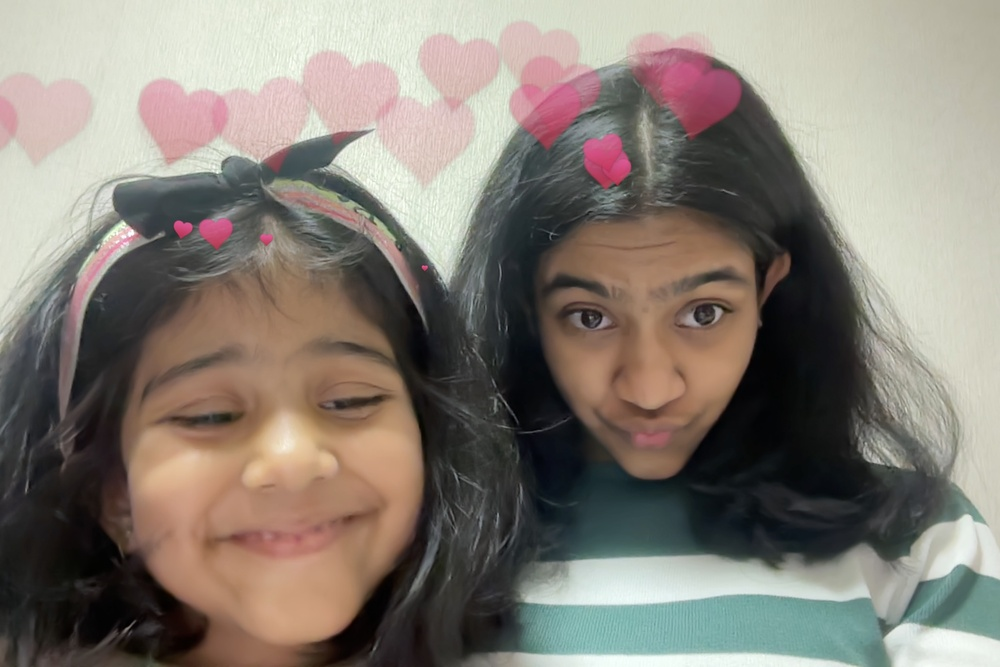
#> input picture photo.jpg, 1000 x 667 px, shrunk from 2062 x 1376 before the run
$ python annotation.py
#> lines starting #> are read from the running program, lines starting #| are printed output that depends on the picture
import cv2
import matplotlib.pyplot as plt

image_path = "photo.jpg"
image = cv2.imread(image_path)
#> image is the input picture: shape (667, 1000, 3); mean B, G, R 117.2, 126.1, 134

image_rgb = cv2.cvtColor(image, cv2.COLOR_BGR2RGB)

height, width,_ = image_rgb.shape
#> height = 667; width = 1000

rect1_width, rect1_height = 150, 150
top_left1 = (20, 20)

bottom_rightl = (top_left1[0] + rect1_width, top_left1[1] + rect1_height)
cv2.rectangle(image_rgb, top_left1, bottom_rightl, (0, 255,
255), 3)

rect2_width, rect2_height = 200,150
top_left2 = (width-rect2_width-20, height-rect2_height -20)
#> top_left2 = (780, 497)
bottom_right2 = (top_left2[0] + rect2_width, top_left2[1] + rect2_height)
#> bottom_right2 = (980, 647)
cv2.rectangle(image_rgb,top_left2,bottom_right2,(255,0,255),3)

center1_x = top_left1[0] + rect1_width // 2
center1_y = top_left1[1] + rect1_height // 2
center2_x = top_left2[0] + rect2_width // 2
#> center2_x = 880
center2_y = top_left2[1] + rect2_height // 2
#> center2_y = 572
cv2.circle(image_rgb,(center1_x,center1_y),15,(0,255,0),-1)
cv2.circle(image_rgb,(center2_x,center2_y),15,(0,255,0),-1)

cv2.line(image_rgb,(center1_x,center1_y),(center2_x,center2_y),(0,255,0),3)

font=cv2.FONT_HERSHEY_SIMPLEX

cv2.putText(image_rgb,'Region 1',(top_left1[0],top_left1[1]-10),font,0.7,(255,255,255),2,cv2.LINE_AA)

cv2. putText(image_rgb, 'Region 2', (top_left2[0], top_left2[1] - 10), font, 0.7, (255, 255, 255), 2, cv2. LINE_AA)

cv2. putText(image_rgb, 'Center 1', (center1_x - 40, center1_y + 40), font, 0.6, (0, 255, 0), 2, cv2. LINE_AA)

cv2. putText (image_rgb, 'Center 2', (center2_x - 40, center2_y + 40), font, 0.6, (0, 255, 0), 2, cv2. LINE_AA)

arrow_start = (width-50,20)
#> arrow_start = (950, 20)
arrow_end=(width-50,height-20)
#> arrow_end = (950, 647)

cv2.arrowedLine(image_rgb, arrow_start, arrow_end, (255,
255, 0), 3, tipLength=0.05)

cv2.arrowedLine(image_rgb, arrow_end, arrow_end, (255,
255,0), 3, tipLength=0.05)

height_label_position=(arrow_start[0]-150,(arrow_start[1]+arrow_end[1])//2)
#> height_label_position = (800, 333)
cv2. putText(image_rgb, f'Height: {height}px',
height_label_position, font, 0.8, (255, 255, 0), 2,
cv2.LINE_AA)
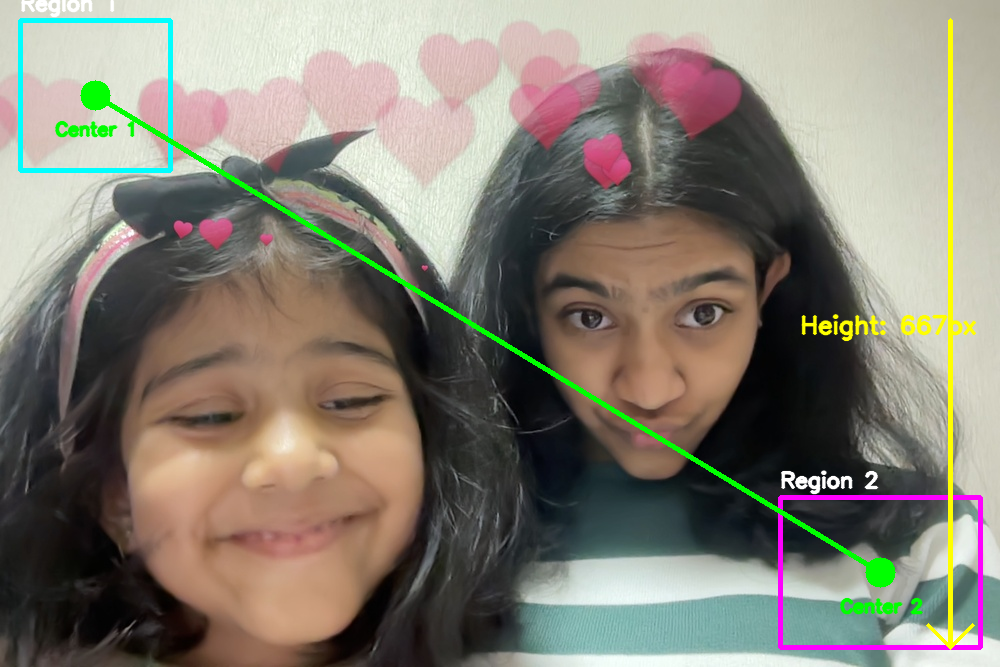
#> image_rgb: shape (667, 1000, 3); mean R, G, B 133.3, 128, 116

plt.figure(figsize=(12,8))
plt.imshow(image_rgb)
plt.title('Annotated Image with Regions, Centers, and Bi-Directional Height Arrow')
plt.axis('off')
plt.show()

$ run again, with Fam 2.jpeg copied over photo.jpg
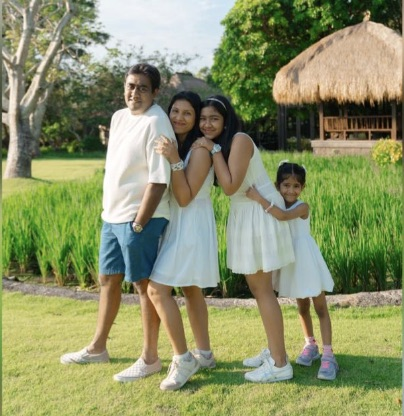
#> input picture Fam 2.jpeg, 404 x 416 px
#> image is the input picture: shape (416, 404, 3); mean B, G, R 105.1, 145.4, 138.9
#> `cv2. putText(image_rgb, f'Height: {height}px', height_label_position, ..`:
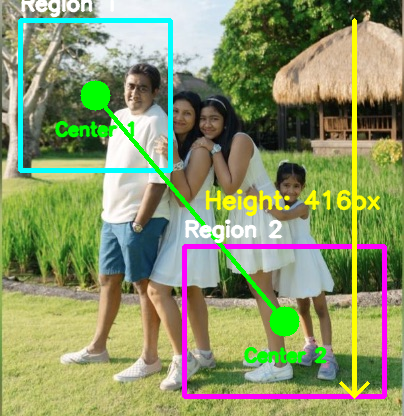
#> image_rgb: shape (416, 404, 3); mean R, G, B 138.7, 149.5, 106.6
